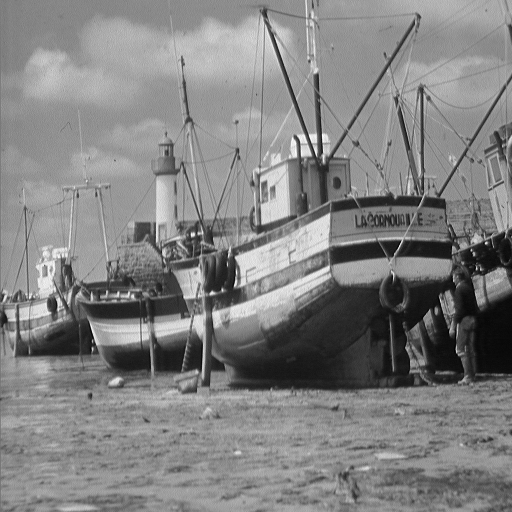
#> input picture Homework 4/boat.512.tiff, 512 x 512 px, found by its file name
$ python imageProcessing.py
#> lines starting #> are read from the running program, lines starting #| are printed output that depends on the picture
"""
    Name:   Dario Ugalde
    MavID:  1001268068
    Course: CSE 3313 Digital Signal Processing
"""

import matplotlib.pyplot as plt
import matplotlib.image as mpimg
import numpy as np
from scipy import ndimage
"""
    Part a
"""

boat = mpimg.imread("boat.512.tiff")
#> boat is the input picture: shape (512, 512); min 0, max 255, mean 129.7
clock = mpimg.imread("clock-5.1.12.tiff")
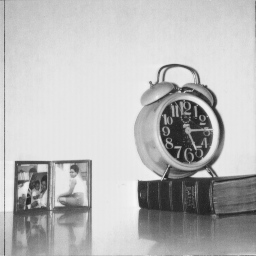
#> input picture Homework 4/clock-5.1.12.tiff, 256 x 256 px, found by its file name
#> clock is the input picture: shape (256, 256); min 32, max 246, mean 186
man = mpimg.imread("man-5.3.01.tiff")
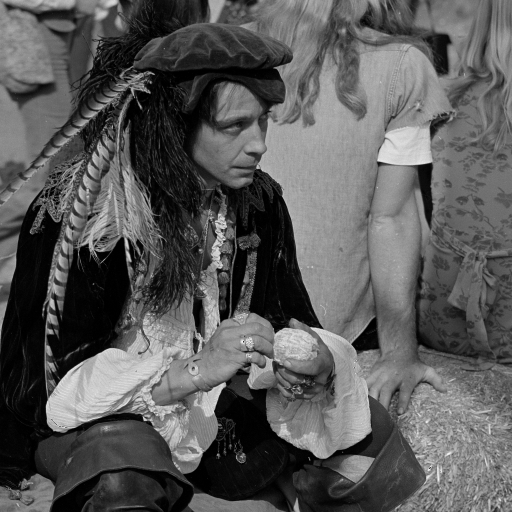
#> input picture Homework 4/man-5.3.01.tiff, 1024 x 1024 px, found by its file name (shown at 1/2 size)
#> man is the input picture: shape (1024, 1024); min 0, max 255, mean 89
tank = mpimg.imread("tank-7.1.07.tiff")
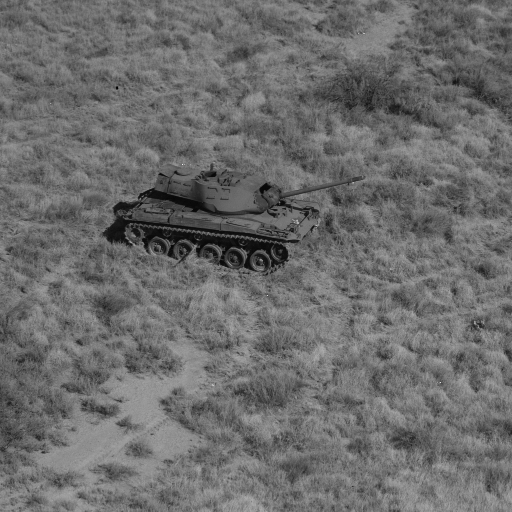
#> input picture Homework 4/tank-7.1.07.tiff, 512 x 512 px, found by its file name
#> tank is the input picture: shape (512, 512); min 1, max 235, mean 108.2

plt.figure()
plt.imshow(boat, cmap="gray")
plt.title("Boat")

plt.figure()
plt.imshow(clock, cmap="gray")
plt.title("Clock")

plt.figure()
plt.imshow(man, cmap="gray")
plt.title("Man")

plt.figure()
plt.imshow(tank, cmap="gray")
plt.title("Tank")

"""
    Part b
"""

h = np.array([0.1, 0.1, 0.1, 0.1, 0.1, 0.1, 0.1, 0.1, 0.1, 0.1])
LPFBoat = np.empty((0,521))

for line in boat:
    result = np.convolve(h,line)
    LPFBoat = np.append(LPFBoat, [result], axis=0)

plt.figure()
plt.imshow(LPFBoat, cmap="gray")
plt.title("LPF Boat")

LPFClock = np.empty((0,265))

for line in clock:
    result = np.convolve(h,line)
    LPFClock = np.append(LPFClock, [result], axis=0)
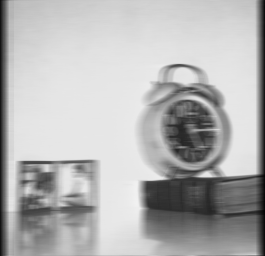
#> LPFClock: shape (256, 265) float64; min 3.6, max 241.5, mean 179.7

plt.figure()
plt.imshow(LPFClock, cmap="gray")
plt.title("LPF Clock")

LPFMan = np.empty((0,1033))

for line in man:
    result = np.convolve(h,line)
    LPFMan = np.append(LPFMan, [result], axis=0)

plt.figure()
plt.imshow(LPFMan, cmap="gray")
plt.title("LPF Man")

LPFTank = np.empty((0,521))

for line in tank:
    result = np.convolve(h,line)
    LPFTank = np.append(LPFTank, [result], axis=0)

plt.figure()
plt.imshow(LPFTank, cmap="gray")
plt.title("LPF Tank")

"""
   Part c
"""

c = np.array([1, -1])

HPFBoat = np.empty((0,513))

for line in boat:
    result = np.convolve(c,line)
    HPFBoat = np.append(HPFBoat, [result], axis=0)

plt.figure()
plt.imshow(HPFBoat, cmap="gray")
plt.title("HPF Boat")

HPFClock = np.empty((0,257))

for line in clock:
    result = np.convolve(c,line)
    HPFClock = np.append(HPFClock, [result], axis=0)

plt.figure()
plt.imshow(HPFClock, cmap="gray")
plt.title("HPF Clock")

HPFMan = np.empty((0,1025))

for line in man:
    result = np.convolve(c,line)
    HPFMan = np.append(HPFMan, [result], axis=0)

plt.figure()
plt.imshow(HPFMan, cmap="gray")
plt.title("HPF Man")

HPFTank = np.empty((0,513))

for line in tank:
    result = np.convolve(c,line)
    HPFTank = np.append(HPFTank, [result], axis=0)
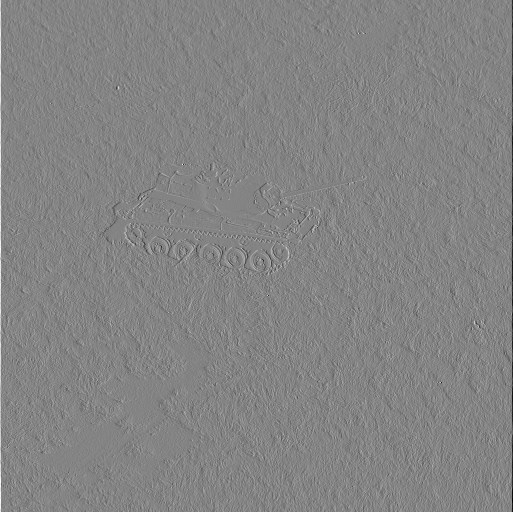
#> HPFTank: shape (512, 513) float64; min -161, max 150, mean 0; drawn with min black and max white

plt.figure()
plt.imshow(HPFTank, cmap="gray")
plt.title("HPF Tank")

"""
    Part d
"""
darin = mpimg.imread("darinGrayNoise.jpg")
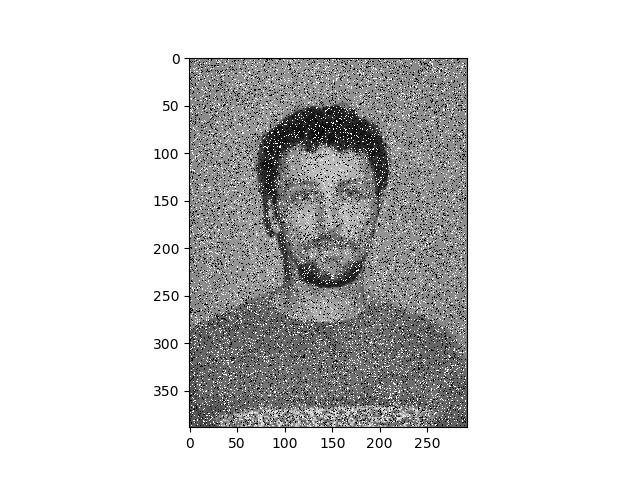
#> input picture Homework 4/darinGrayNoise.jpg, 640 x 480 px, found by its file name
#> darin is the input picture: shape (480, 640); min 0, max 255, mean 209.7

plt.figure()
plt.imshow(darin, cmap="gray")
plt.title("Noisy Darin")

LPFDarin = np.empty((0,649))

for line in darin:
    result = np.convolve(h,line)
    LPFDarin = np.append(LPFDarin, [result], axis=0)

plt.figure()
plt.imshow(LPFDarin, cmap="gray")
plt.title("LPF Darin")

median = ndimage.median_filter(darin, 5)
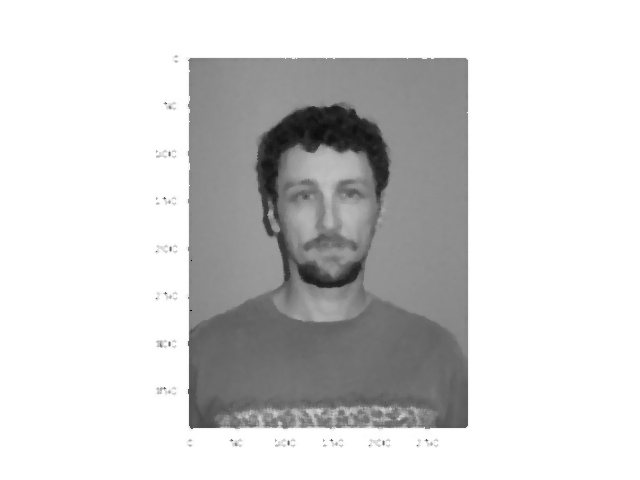
#> median: shape (480, 640); min 4, max 255, mean 211.1

plt.figure()
plt.imshow(median, cmap="gray")
plt.title("Median Darin")

plt.show()
